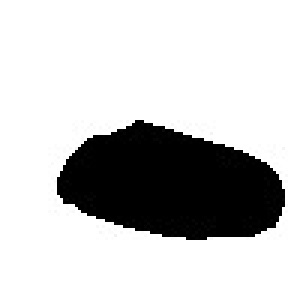
#> input picture Final/imgs/im.jpg, 100 x 100 px (shown 3 times larger)
$ jupyter execute contornos.ipynb   (shell and % lines are left out)
#> lines starting #> are read from the running program, lines starting #| are printed output that depends on the picture; after the words box and inside, x2 and y2 are one past the last pixel; in counts of white or black regions, pixels touching at a corner belong together
[cell 1]
import numpy as np
import cv2
from matplotlib import pyplot as plt

[cell 2]
#minha funcao para mostrar as imagens
def imshow(im,big=False):
    if big:
        plt.figure(figsize=(20,20))
    else:
        plt.figure()
    if len(im.shape)<3:
        plt.imshow(im, cmap='gray')#As cores ficam zoadas no Jupyter se deixar sem esse parâmetro
    else:
        plt.imshow(im[:,:,::-1])
    plt.axis('off')
    plt.show()

***
# Contornos

[cell 3]
im = cv2.imread('imgs/im.jpg')
#> im is the input picture: shape (100, 100, 3); min 0, max 255, mean 199.9
im_gray = cv2.cvtColor(im, cv2.COLOR_BGR2GRAY)
imshow(im_gray)

cv2.findContours
### mode:
RETR_EXTERNAL
retrieves only the extreme outer contours. It sets hierarchy[i][2]=hierarchy[i][3]=-1 for all the contours.

RETR_LIST
retrieves all of the contours without establishing any hierarchical relationships.

RETR_CCOMP
retrieves all of the contours and organizes them into a two-level hierarchy. At the top level, there are external boundaries of the components. At the second level, there are boundaries of the holes. If there is another contour inside a hole of a connected component, it is still put at the top level.

RETR_TREE
retrieves all of the contours and reconstructs a full hierarchy of nested contours.

RETR_FLOODFILL

### method:
CHAIN_APPROX_NONE
stores absolutely all the contour points. That is, any 2 subsequent points (x1,y1) and (x2,y2) of the contour will be either horizontal, vertical or diagonal neighbors, that is, max(abs(x1-x2),abs(y2-y1))==1.

CHAIN_APPROX_SIMPLE
compresses horizontal, vertical, and diagonal segments and leaves only their end points. For example, an up-right rectangular contour is encoded with 4 points.

CHAIN_APPROX_TC89_L1
applies one of the flavors of the Teh-Chin chain approximation algorithm [168]

CHAIN_APPROX_TC89_KCOS
applies one of the flavors of the Teh-Chin chain approximation algorithm [168]

[cell 4]
ret,thresh = cv2.threshold(im_gray,127,255,0)
#> thresh: shape (100, 100); 78.4% white; 1 black region
con,h = cv2.findContours(thresh,mode=cv2.RETR_TREE,method = cv2.CHAIN_APPROX_SIMPLE)
#> con = 2 contours; box (x1, y1, x2, y2) and area: (0, 0, 100, 100) 9801, (18, 39, 96, 81) 2248; h = [[-1, -1, 1, -1], [-1, -1, -1, 0]]
len(con)
#> Out = 2

### Isso aqui não funcionou direito - tentativa de suavizar os contornos

[cell 5]
from scipy.interpolate import splprep, splev

[cell 6]
def suaviza_contorno (contorno):
    x,y = contorno.T
#> x = [[0, 0, 99, 99]]; y = [[0, 99, 99, 0]]

    # Convert from numpy arrays to normal arrays
    x = x.tolist()[0]
#> x = [0, 0, 99, 99]
    y = y.tolist()[0]
#> y = [0, 99, 99, 0]

    # https://docs.scipy.org/doc/scipy-0.14.0/reference/generated/scipy.interpolate.splprep.html
    tck, u = splprep([x,y], u=None, s=1.0, per=1)
#> tck = [[-1, -0.707, -0.414, 0, 0.293, 0.586, 1, 1.29, 1.59, 2], [[170.1, -21.15, -29.89, 170.1, -21.15, -29.89], [120, -71.97, 129.6, 120, -71.97, 129.6]], 3]; u = [0, 0.293, 0.586, 1]

    # https://docs.scipy.org/doc/numpy-1.10.1/reference/generated/numpy.linspace.html
    u_new = np.linspace(u.min(), u.max(), 1000)
#> u_new = 1000 values from 0 to 1

    # https://docs.scipy.org/doc/scipy-0.14.0/reference/generated/scipy.interpolate.splev.html
    x_new, y_new = splev(u_new, tck, der=0)
#> x_new = 1000 values, max 100.4 at index 622, min -19.47 at index 149, mean 37.55; y_new = 1000 values, max 118.8 at index 436, min -1.85 at index 962, mean 61.3

    # Convert it back to numpy format for opencv to be able to display it
    res_array = [[[int(i[0]), int(i[1])]] for i in zip(x_new,y_new)]
#> res_array = 1000 items
    return np.asarray(res_array, dtype=np.int32)

[cell 7]
con_suavizado = []
con_suavizado.append(suaviza_contorno(con[0]))
con_suavizado.append(suaviza_contorno(con[1]))

### Testando o método de interpolação splprep do scipy

[cell 8]
from scipy.interpolate import splprep, splev

[cell 9]
phi = np.linspace(0, 2.*np.pi, 40)
r = 0.5 + np.cos(phi)
x, y = r * np.cos(phi), r * np.sin(phi)

[cell 10]
tck, u = splprep([x, y], s=0, per=1)
u_new = np.linspace(u.min(), u.max(), 1000)
new_points = splev(u_new, tck)

[cell 11]
fig, ax = plt.subplots()
ax.plot(x, y, 'ro')
ax.plot(new_points[0], new_points[1], 'r-')
plt.show()
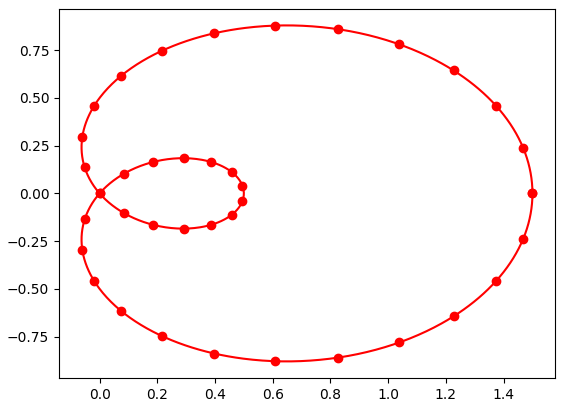
#> figure drawn by matplotlib, 1 panel

# Aproximando por poligonos
https://docs.opencv.org/2.4/modules/imgproc/doc/structural_analysis_and_shape_descriptors.html

[cell 12]
def pinta_poligonos(im_contornar,poligonos,lineThickness=1):
    im_contorno = im_contornar.copy()
    cv2.polylines(im_contorno, [poligonos], True, (0, 0, 255), lineThickness)
    return im_contorno

[cell 13]
#transforma o contorno 1 em poligonos
poligonos = cv2.approxPolyDP(con[1],epsilon=0.5,closed = True)
#> poligonos = contour of 51 points, box (x1, y1, x2, y2) (18, 39, 96, 81), area 2254
len(poligonos)
#> Out = 51

[cell 14]
imshow(pinta_poligonos(im,poligonos,1))

### Desenhando contornos em imagem 4 vezes maior

[cell 15]
im_4x = np.ones((400,400,3)).astype('uint8')*255
poligonos_4x = poligonos * 4
#> poligonos_4x = contour of 51 points, box (x1, y1, x2, y2) (72, 156, 381, 321), area 36064

[cell 16]
#Sem interpolar

im_pintada = pinta_poligonos(im_4x,poligonos_4x,1)
#> in pinta_poligonos (call 2), `im_contorno = im_contornar.copy()`: im_contorno: shape (400, 400, 3); every value is 255
imshow(im_pintada, True)

[cell 17]
x,y = poligonos_4x.T
x = x[0]
#> x = 51 values, max 380 at index 25, min 72 at index 0, mean 222.6
y = y[0]
#> y = 51 values, max 320 at index 32, min 156 at index 7, mean 241.9

tck, u = splprep([x, y], s=0, per=1)
#> tck = 3 items; u = 51 values from 0 to 1
u_new = np.linspace(u.min(), u.max(), 10000)
#> u_new = 10000 values from 0 to 1
interpolado = np.array(np.around(splev(u_new, tck))).T.astype(int)
#> interpolado = 10000 pairs, first value 72 to 384, second value 155 to 324

[cell 18]
im_pintada = pinta_poligonos(im_4x,interpolado,1)
#> call 3 of pinta_poligonos, with poligonos = array of shape (10000, 2), lineThickness = 1
#> in pinta_poligonos (call 3), `cv2.polylines(im_contorno, [poligonos], True, (0, 0, 255), lineThickne..`:
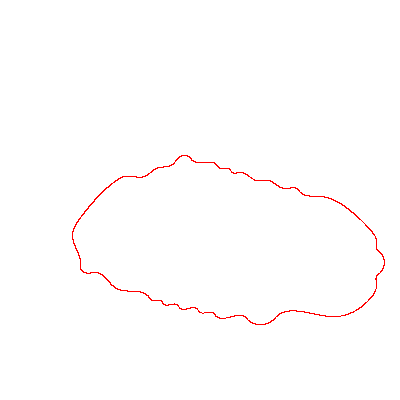
#> im_contorno: shape (400, 400, 3); mean of channels 0, 1, 2 253.5, 253.5, 255; drawn as B, G, R
imshow(im_pintada, True)

[cell 19]
splev(u_new, tck)

[cell 20]
poligonos_4x
#> Out has the same summary as poligonos_4x
